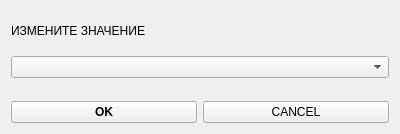
<?xml version="1.0" encoding="UTF-8"?>
<ui version="4.0">
 <class>Form</class>
 <widget class="QWidget" name="Form">
  <property name="geometry">
   <rect>
    <x>0</x>
    <y>0</y>
    <width>400</width>
    <height>134</height>
   </rect>
  </property>
  <property name="windowTitle">
   <string>Form</string>
  </property>
  <layout class="QGridLayout" name="gridLayout">
   <item row="0" column="0">
    <layout class="QVBoxLayout" name="verticalLayout">
     <item>
      <widget class="QLabel" name="label_subwin">
       <property name="text">
        <string>ИЗМЕНИТЕ ЗНАЧЕНИЕ</string>
       </property>
      </widget>
     </item>
     <item>
      <widget class="QComboBox" name="comboBox_subwin"/>
     </item>
     <item>
      <layout class="QHBoxLayout" name="horizontalLayout">
       <item alignment="Qt::AlignBottom">
        <widget class="QPushButton" name="pushButton_subwin_ok">
         <property name="font">
          <font>
           <weight>75</weight>
           <bold>true</bold>
          </font>
         </property>
         <property name="text">
          <string>OK</string>
         </property>
        </widget>
       </item>
       <item alignment="Qt::AlignBottom">
        <widget class="QPushButton" name="pushButton_subwin_cancel">
         <property name="text">
          <string>CANCEL</string>
         </property>
        </widget>
       </item>
      </layout>
     </item>
    </layout>
   </item>
  </layout>
 </widget>
 <resources/>
 <connections/>
</ui>
